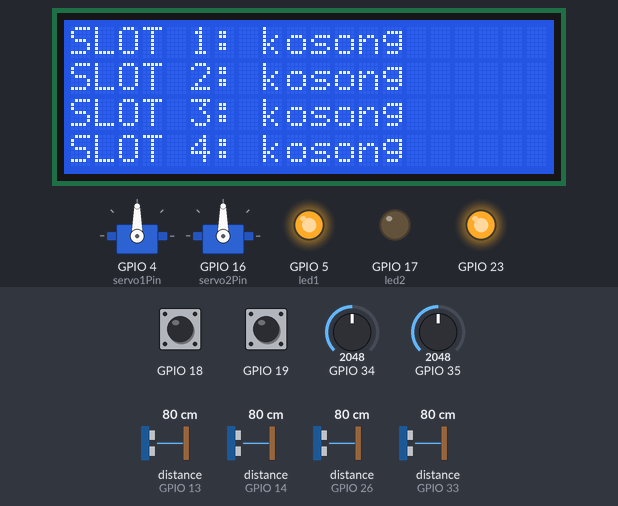
The sketch below on a simulated ESP32. Parts: 2 × servo, 20×4 character LCD, output pins drawn as LEDs (lit = HIGH). Wiring (inferred from the names in the program): 4 × ultrasonic range finder: trigger GPIO 12, echo GPIO 13 / trigger GPIO 25, echo GPIO 26 / trigger GPIO 27, echo GPIO 14 / trigger GPIO 32, echo GPIO 33. The inputs (shaded band) are chosen by the test bench; at power-on: GPIO 19 HIGH, distance to the obstacle (sensors on GPIO 13, GPIO 14, GPIO 26, GPIO 33) 80 cm, GPIO 18 HIGH, GPIO 34 = 2048, GPIO 35 = 2048. The echo pulse lasts 58.3 µs per cm; WiFi joins after 1.5 s; servers stay silent unless stated; the local clock reads 2024-03-15 10:24:30 at power-on unless the sketch sets it; pins used as bus, display or sensor lines are not drawn; what the sketch prints to the serial monitor is not drawn.

Above: at 7.8 s.
7.9 s: GPIO 19 pulled LOW for 0.8 s
At 8.9 s:
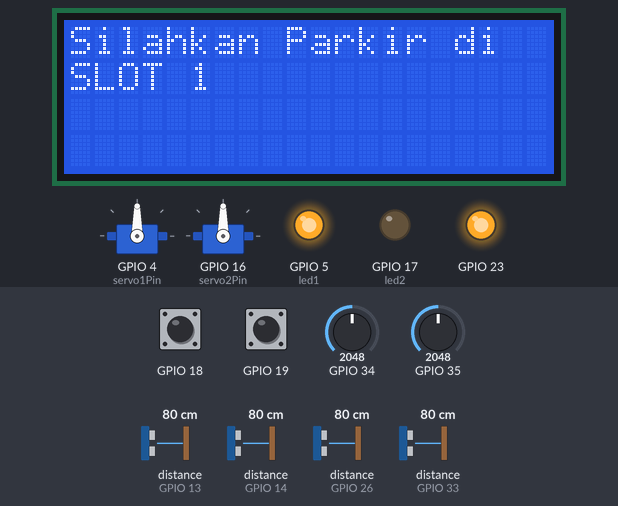
12.1 s: distance to the obstacle (sensor on GPIO 13) set to 2 cm
At 14.6 s:
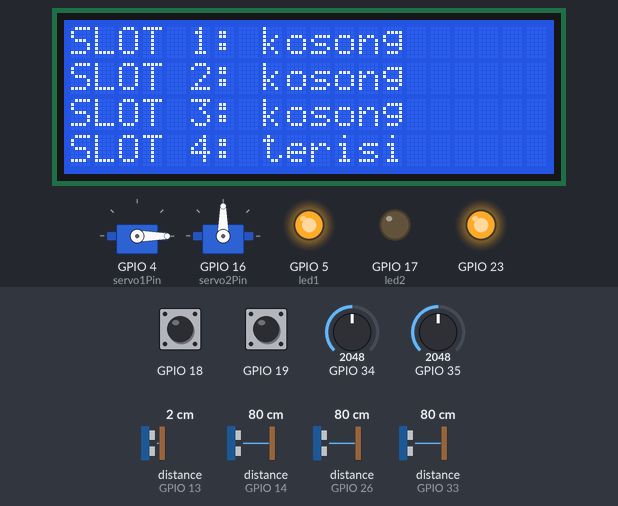
15.5 s: distance to the obstacle (sensor on GPIO 14) set to 2 cm
At 18.6 s:
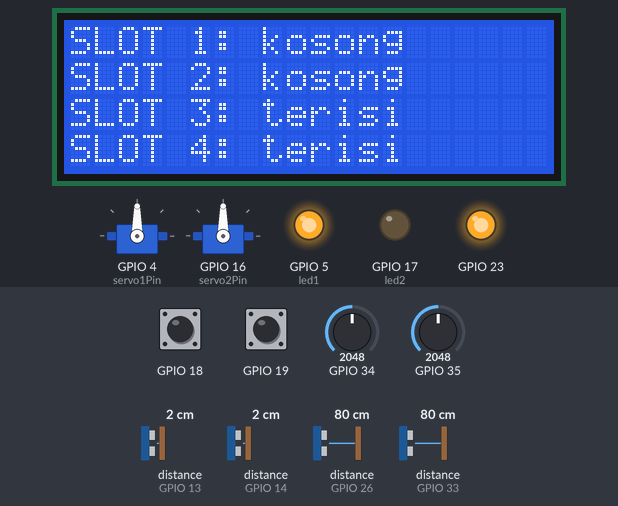
18.9 s: distance to the obstacle (sensor on GPIO 26) set to 2 cm
At 21.2 s:
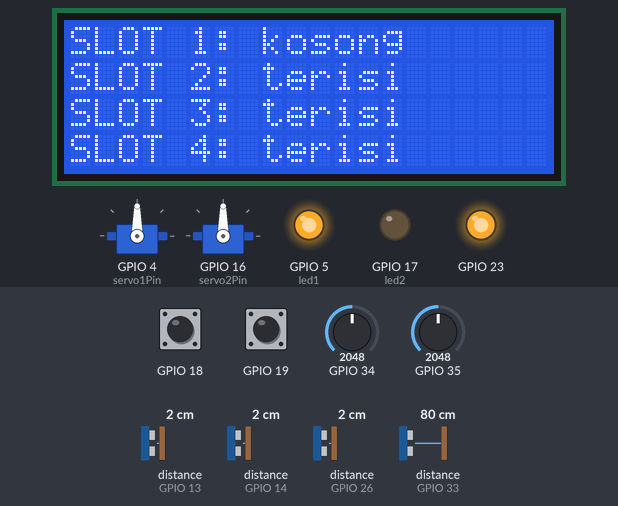
21.5 s: distance to the obstacle (sensor on GPIO 33) set to 9 cm
23.5 s: distance to the obstacle (sensor on GPIO 33) set to 6 cm
At 25.7 s:
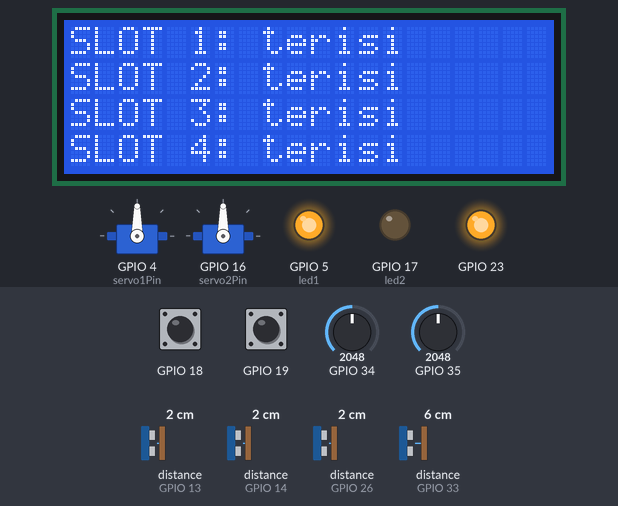
Timing chart, 0 to 27.7 s (numbered marks = the images above; inputs shaded):
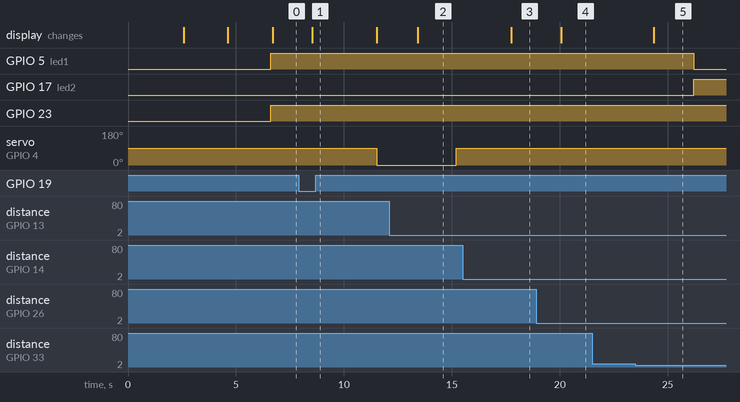

Measured:
- the behaviour switches between 8 and 7 cm on distance to the obstacle (sensor on GPIO 33) (found by bisection; images 4 and 5)
- after the input at 7.9 s, servo on GPIO 4 (servo1Pin): 90° → 0° after 3.6 s; the display: changes after 0.63 s (image 1)
- after the input at 12.1 s, servo on GPIO 4 (servo1Pin): 0° → 90° after 3.1 s instead of 2.7 s; the display: changes after 1.3 s (image 2)
- after the input at 15.5 s, the display: changes after 2.2 s (image 3)
- after the input at 18.9 s, the display: changes after 1.2 s (image 4)
- after the input at 21.5 s, every drawn part: stays the same
- after the input at 23.5 s, GPIO 5 (led1): HIGH → LOW after 2.7 s; GPIO 17 (led2): LOW → HIGH after 2.7 s; the display: changes after 0.86 s (image 5)

The sketch:

sparta_hardware2.ino
```cpp
// Library LCD I2C 20x4
#include <LiquidCrystal_I2C.h>
// Batas ambang sensor ultrasonik untuk mendeteksi kendaraan
#define treshold 7.2
// Library servo dan koneksi WiFi + Firebase
#include <ESP32Servo.h>
#include <WiFi.h>
#include <FirebaseESP32.h>
// NTP Time Library
#include <time.h>

// Konfigurasi koneksi WiFi
#define WIFI_SSID "kyy"
#define WIFI_PASSWORD "asdfghjkl27"

// Konfigurasi Firebase
#define FIREBASE_HOST "https://sparta-60d0f-default-rtdb.firebaseio.com/"  // URL database Firebase
#define FIREBASE_AUTH "AIzaSyB8PktXa1nlULc0QSG_ANBBlEyC_6qo28Q"            // Secret key Firebase

// Konfigurasi NTP
const char* ntpServer = "pool.ntp.org";
const long gmtOffset_sec = 7 * 3600;  // GMT+7 untuk Indonesia (7 jam * 3600 detik)
const int daylightOffset_sec = 0;     // Tidak ada daylight saving time di Indonesia

// Objek konfigurasi Firebase
FirebaseConfig config;
FirebaseAuth auth;
FirebaseData firebaseData;
// Waktu pengiriman data Firebase
unsigned long previousMillis = 0;
const long interval = 2000;  // Kirim data setiap 2 detik

// Variabel untuk input sensor & tombol
int ir1;
int ir2;
int led1 = 5;
int led2 = 17;
int sig;
int button1, button2;
int tersedia; // slot tersedia

// PIN HCSR04 (sensor ultrasonik)
const int trigPin1 = 32;
const int echoPin1 = 33;
const int trigPin2 = 25;
const int echoPin2 = 26;
const int trigPin3 = 27;
const int echoPin3 = 14;
const int trigPin4 = 12;
const int echoPin4 = 13;

// LCD konfigurasi
int lcdColumns = 20;
int lcdRows = 4;
LiquidCrystal_I2C lcd(0x27, lcdColumns, lcdRows);

// Status slot parkir
bool slot1;
bool slot2;
bool slot3;
bool slot4;

// Status slot parkir sebelumnya untuk deteksi perubahan
bool prevSlot1 = false;
bool prevSlot2 = false;
bool prevSlot3 = false;
bool prevSlot4 = false;

// Variabel jarak HCSR04
#define SOUND_SPEED 0.034
long duration;
float distanceCm1;
float distanceCm2;
float distanceCm3;
float distanceCm4;

// Servo motor gate
static const int servo1Pin = 4;
static const int servo2Pin = 16;
Servo servo1;
Servo servo2;

// Variabel hitung status
int Total = 4;
int p1, p2, p3, p4;
char names[4][4];

// Variabel untuk tracking history parkir harian
int dailyParkingCount = 0;        // Total kendaraan yang parkir hari ini
int dailyExitCount = 0;           // Total kendaraan yang keluar hari ini
int previousOccupiedSlots = 0;    // Jumlah slot terisi sebelumnya
String currentDate = "";          // Tanggal saat ini
bool historyInitialized = false;  // Flag untuk inisialisasi history

// Variabel untuk tracking gate activity
bool gateInActive = false;        // Status gate masuk aktif
bool gateOutActive = false;       // Status gate keluar aktif
unsigned long gateInStartTime = 0;
unsigned long gateOutStartTime = 0;

// Counter untuk ID unik setiap transaksi
int transactionCounter = 0;

// Fungsi untuk mendapatkan tanggal saat ini (YYYY-MM-DD)
String getCurrentDate() {
  struct tm timeinfo;
  if (!getLocalTime(&timeinfo)) {
    return "1970-01-01";
  }

  char dateString[32];
  strftime(dateString, sizeof(dateString), "%Y-%m-%d", &timeinfo);
  return String(dateString);
}

// Fungsi untuk mendapatkan waktu dalam format string
String getFormattedTime() {
  struct tm timeinfo;
  if (!getLocalTime(&timeinfo)) {
    return "Failed to obtain time";
  }

  char timeString[64];
  strftime(timeString, sizeof(timeString), "%Y-%m-%d %H:%M:%S", &timeinfo);
  return String(timeString);
}

// Fungsi untuk mendapatkan epoch time
unsigned long getEpochTime() {
  time_t now;
  struct tm timeinfo;
  if (!getLocalTime(&timeinfo)) {
    return 0;
  }
  time(&now);
  return now;
}

// Fungsi untuk mencatat kendaraan masuk
void recordCarEntry() {
  transactionCounter++;
  String timestamp = getFormattedTime();
  unsigned long epochTime = getEpochTime();

  // Simpan ke Firebase dengan struktur terorganisir
  String entryPath = "/parkiran/history/" + currentDate + "/entries/" + String(transactionCounter);

  Firebase.setString(firebaseData, entryPath + "/timestamp", timestamp);
  Firebase.setInt(firebaseData, entryPath + "/epochTime", epochTime);
  Firebase.setString(firebaseData, entryPath + "/type", "ENTRY");
  Firebase.setInt(firebaseData, entryPath + "/availableSlots", tersedia);
  Firebase.setInt(firebaseData, entryPath + "/occupiedSlots", Total - tersedia);
  Firebase.setString(firebaseData, entryPath + "/id", "CAR_" + String(transactionCounter));

  // Update counter harian
  dailyParkingCount++;

  // Simpan juga ke realtime entries untuk monitoring
  String realtimeEntryPath = "/parkiran/realtime/lastEntry";
  Firebase.setString(firebaseData, realtimeEntryPath + "/timestamp", timestamp);
  Firebase.setString(firebaseData, realtimeEntryPath + "/type", "ENTRY");
  Firebase.setInt(firebaseData, realtimeEntryPath + "/id", transactionCounter);

  Serial.println("=== KENDARAAN MASUK (GATE TERBUKA) ===");
  Serial.print("ID: CAR_");
  Serial.println(transactionCounter);
  Serial.print("Waktu: ");
  Serial.println(timestamp);
  Serial.print("Slot tersedia saat masuk: ");
  Serial.println(tersedia);
  Serial.print("Total masuk hari ini: ");
  Serial.println(dailyParkingCount);
  Serial.println("* Slot tersedia akan berkurang saat kendaraan benar-benar parkir");
}

// Fungsi untuk mencatat kendaraan keluar
void recordCarExit() {
  transactionCounter++;
  String timestamp = getFormattedTime();
  unsigned long epochTime = getEpochTime();

  // Simpan ke Firebase dengan struktur terorganisir
  String exitPath = "/parkiran/history/" + currentDate + "/exits/" + String(transactionCounter);

  Firebase.setString(firebaseData, exitPath + "/timestamp", timestamp);
  Firebase.setInt(firebaseData, exitPath + "/epochTime", epochTime);
  Firebase.setString(firebaseData, exitPath + "/type", "EXIT");
  Firebase.setInt(firebaseData, exitPath + "/availableSlots", tersedia);
  Firebase.setInt(firebaseData, exitPath + "/occupiedSlots", Total - tersedia);
  Firebase.setString(firebaseData, exitPath + "/id", "CAR_" + String(transactionCounter));

  // Update counter harian
  dailyExitCount++;

  // Simpan juga ke realtime exits untuk monitoring
  String realtimeExitPath = "/parkiran/realtime/lastExit";
  Firebase.setString(firebaseData, realtimeExitPath + "/timestamp", timestamp);
  Firebase.setString(firebaseData, realtimeExitPath + "/type", "EXIT");
  Firebase.setInt(firebaseData, realtimeExitPath + "/id", transactionCounter);

  Serial.println("=== KENDARAAN KELUAR ===");
  Serial.print("ID: CAR_");
  Serial.println(transactionCounter);
  Serial.print("Waktu: ");
  Serial.println(timestamp);
  Serial.print("Slot tersedia: ");
  Serial.println(tersedia);
  Serial.print("Total keluar hari ini: ");
  Serial.println(dailyExitCount);
}

// Fungsi untuk mencatat perubahan status slot individual
void recordSlotChange(int slotNumber, bool isOccupied, String action) {
  String timestamp = getFormattedTime();
  String slotPath = "/parkiran/history/" + currentDate + "/slots/slot_" + String(slotNumber);

  Firebase.setString(firebaseData, slotPath + "/lastUpdate", timestamp);
  Firebase.setBool(firebaseData, slotPath + "/occupied", isOccupied);
  Firebase.setString(firebaseData, slotPath + "/lastAction", action);

  Serial.print("Slot ");
  Serial.print(slotNumber);
  Serial.print(" - ");
  Serial.print(action);
  Serial.print(" pada ");
  Serial.println(timestamp);
}

// Fungsi untuk reset counter harian jika tanggal berubah
void checkDateChange() {
  String newDate = getCurrentDate();

  if (currentDate != newDate) {
    // Simpan summary data hari sebelumnya ke Firebase
    if (historyInitialized && currentDate != "") {
      String summaryPath = "/parkiran/history/" + currentDate + "/summary";
      Firebase.setInt(firebaseData, summaryPath + "/totalEntries", dailyParkingCount);
      Firebase.setInt(firebaseData, summaryPath + "/totalExits", dailyExitCount);
      Firebase.setInt(firebaseData, summaryPath + "/netChange", dailyParkingCount - dailyExitCount);
      Firebase.setString(firebaseData, summaryPath + "/date", currentDate);

      Serial.println("=== SUMMARY HARI SEBELUMNYA ===");
      Serial.print("Tanggal: ");
      Serial.println(currentDate);
      Serial.print("Total masuk: ");
      Serial.println(dailyParkingCount);
      Serial.print("Total keluar: ");
      Serial.println(dailyExitCount);
      Serial.print("Net change: ");
      Serial.println(dailyParkingCount - dailyExitCount);
    }

    // Reset counter untuk hari baru
    currentDate = newDate;
    dailyParkingCount = 0;
    dailyExitCount = 0;
    previousOccupiedSlots = 0;
    transactionCounter = 0;
    historyInitialized = true;

    Serial.println("=== HARI BARU ===");
    Serial.print("Tanggal: ");
    Serial.println(currentDate);
    Serial.println("Semua counter direset ke 0");
  }
}

// Fungsi untuk mendeteksi perubahan slot dan mencatat history
void detectSlotChanges() {
  // Deteksi perubahan slot 1
  if (slot1 != prevSlot1) {
    if (slot1) {
      recordSlotChange(1, true, "OCCUPIED");
    } else {
      recordSlotChange(1, false, "VACATED");
    }
    prevSlot1 = slot1;
  }

  // Deteksi perubahan slot 2
  if (slot2 != prevSlot2) {
    if (slot2) {
      recordSlotChange(2, true, "OCCUPIED");
    } else {
      recordSlotChange(2, false, "VACATED");
    }
    prevSlot2 = slot2;
  }

  // Deteksi perubahan slot 3
  if (slot3 != prevSlot3) {
    if (slot3) {
      recordSlotChange(3, true, "OCCUPIED");
    } else {
      recordSlotChange(3, false, "VACATED");
    }
    prevSlot3 = slot3;
  }

  // Deteksi perubahan slot 4
  if (slot4 != prevSlot4) {
    if (slot4) {
      recordSlotChange(4, true, "OCCUPIED");
    } else {
      recordSlotChange(4, false, "VACATED");
    }
    prevSlot4 = slot4;
  }
}

// Fungsi untuk menampilkan waktu di Serial Monitor
void printTime() {
  struct tm timeinfo;
  if (!getLocalTime(&timeinfo)) {
    Serial.println("Failed to obtain time");
    return;
  }
  Serial.println(&timeinfo, "%A, %B %d %Y %H:%M:%S");
}

// Fungsi pengecekan jarak kendaraan dari sensor ultrasoni
void checkavailable() {
  // HCSR04 1
  digitalWrite(trigPin1, LOW);
  delayMicroseconds(2);
  digitalWrite(trigPin1, HIGH);
  delayMicroseconds(10);
  digitalWrite(trigPin1, LOW);
  duration = pulseIn(echoPin1, HIGH);
  distanceCm1 = duration * SOUND_SPEED / 2;

  // HCSR04 2
  digitalWrite(trigPin2, LOW);
  delayMicroseconds(2);
  digitalWrite(trigPin2, HIGH);
  delayMicroseconds(10);
  digitalWrite(trigPin2, LOW);
  duration = pulseIn(echoPin2, HIGH);
  distanceCm2 = duration * SOUND_SPEED / 2;

  // HCSR04 3
  digitalWrite(trigPin3, LOW);
  delayMicroseconds(2);
  digitalWrite(trigPin3, HIGH);
  delayMicroseconds(10);
  digitalWrite(trigPin3, LOW);
  duration = pulseIn(echoPin3, HIGH);
  distanceCm3 = duration * SOUND_SPEED / 2;

  // HCSR04 4
  digitalWrite(trigPin4, LOW);
  delayMicroseconds(2);
  digitalWrite(trigPin4, HIGH);
  delayMicroseconds(10);
  digitalWrite(trigPin4, LOW);
  duration = pulseIn(echoPin4, HIGH);
  distanceCm4 = duration * SOUND_SPEED / 2;

  // SLOT 1 BAWAH
  if (distanceCm1 < treshold) {
    slot1 = true;
    p1 = 1;
  } else {
    slot1 = false;
    p1 = 0;
  }

  // SLOT 2 BAWAH
  if (distanceCm2 < treshold) {
    slot2 = true;
    p2 = 1;
  } else {
    slot2 = false;
    p2 = 0;
  }

  // SLOT 1 ATAS
  if (distanceCm3 < treshold) {
    slot3 = true;
    p3 = 1;
  } else {
    slot3 = false;
    p3 = 0;
  }

  // SLOT 2 ATAS
  if (distanceCm4 < treshold) {
    slot4 = true;
    p4 = 1;
  } else {
    slot4 = false;
    p4 = 0;
  }
}

// Fungsi menampilkan slot parkir yang kosong
void checkspot() {
  if (p1 == 0) {
    lcd.clear();
    lcd.setCursor(0, 0);
    lcd.print("Silahkan Parkir di");
    lcd.setCursor(0, 1);
    lcd.print("SLOT 1");
    delay(3000);
    lcd.clear();
    return;
  }
  if (p2 == 0) {
    lcd.clear();
    lcd.setCursor(0, 0);
    lcd.print("Silahkan Parkir di");
    lcd.setCursor(0, 1);
    lcd.print("SLOT 2");
    delay(3000);
    lcd.clear();
    return;
  }
  if (p3 == 0) {
    lcd.clear();
    lcd.setCursor(0, 0);
    lcd.print("Silahkan Parkir di");
    lcd.setCursor(0, 1);
    lcd.print("SLOT 3");
    delay(3000);
    lcd.clear();
    return;
  }
  if (p4 == 0) {
    lcd.clear();
    lcd.setCursor(0, 0);
    lcd.print("Silahkan Parkir di");
    lcd.setCursor(0, 1);
    lcd.print("SLOT 4");
    delay(3000);
    lcd.clear();
    return;
  }
}

void setup() {
  Serial.begin(115200);

  // Konfigurasi PIN
  pinMode(trigPin1, OUTPUT);
  pinMode(echoPin1, INPUT);
  pinMode(trigPin2, OUTPUT);
  pinMode(echoPin2, INPUT);
  pinMode(trigPin3, OUTPUT);
  pinMode(echoPin3, INPUT);
  pinMode(trigPin4, OUTPUT);
  pinMode(echoPin4, INPUT);
  pinMode(led1, OUTPUT);
  pinMode(led2, OUTPUT);
  pinMode(23, OUTPUT);
  pinMode(ir1, INPUT);
  pinMode(ir2, INPUT);
  pinMode(19, INPUT_PULLUP);
  pinMode(18, INPUT_PULLUP);
  digitalWrite(led1, LOW);
  digitalWrite(led2, LOW);

  // Koneksi WiFi
  WiFi.begin(WIFI_SSID, WIFI_PASSWORD);
  Serial.print("Menghubungkan ke WiFi");

  while (WiFi.status() != WL_CONNECTED) {
    Serial.print(".");
    delay(1000);
  }
  Serial.println("\nTerhubung ke WiFi!");
  Serial.print("IP Address: ");
  Serial.println(WiFi.localIP());

  // Inisialisasi dan sinkronisasi NTP
  Serial.println("Menginisialisasi NTP...");
  configTime(gmtOffset_sec, daylightOffset_sec, ntpServer);

  // Tunggu hingga waktu tersinkronisasi
  Serial.print("Menunggu sinkronisasi NTP");
  while (!time(nullptr)) {
    Serial.print(".");
    delay(1000);
  }
  Serial.println("\nWaktu berhasil disinkronisasi!");
  printTime();

  // Konfigurasi Firebase
  config.host = FIREBASE_HOST;
  config.signer.tokens.legacy_token = FIREBASE_AUTH;

  // Inisialisasi Firebase
  Firebase.begin(&config, &auth);
  Firebase.reconnectWiFi(true);

  // Setup servo awal (posisi tertutup)
  servo1.attach(servo1Pin);
  servo2.attach(servo2Pin);
  servo1.write(90);
  servo2.write(90);

  // Baca kondisi slot awal
  checkavailable();

  // Inisialisasi status slot sebelumnya
  prevSlot1 = slot1;
  prevSlot2 = slot2;
  prevSlot3 = slot3;
  prevSlot4 = slot4;

  // Inisialisasi history parkir harian
  currentDate = getCurrentDate();
  previousOccupiedSlots = p1 + p2 + p3 + p4;
  tersedia = Total - previousOccupiedSlots;
  historyInitialized = true;

  Serial.println("=== SISTEM HISTORY PARKIR DIINISIALISASI ===");
  Serial.print("Tanggal: ");
  Serial.println(currentDate);
  Serial.print("Slot terisi saat startup: ");
  Serial.println(previousOccupiedSlots);
  Serial.print("Slot tersedia: ");
  Serial.println(tersedia);

  // Simpan status awal ke Firebase
  String initPath = "/parkiran/history/" + currentDate + "/initialization";
  Firebase.setString(firebaseData, initPath + "/timestamp", getFormattedTime());
  Firebase.setInt(firebaseData, initPath + "/initialOccupiedSlots", previousOccupiedSlots);
  Firebase.setInt(firebaseData, initPath + "/availableSlots", tersedia);

  lcd.init();
  lcd.backlight();

  // Inisialisasi LCD
  lcd.setCursor(0, 0);
  lcd.print("     HELLO USER");
  lcd.setCursor(0, 1);
  lcd.print("YOUR DEVICE IS READY");
  delay(2000);
  lcd.clear();
  lcd.setCursor(0, 0);
  lcd.print("     TUGAS AKHIR");
  lcd.setCursor(0, 1);
  lcd.print("  SISTEM IoT PARKIR");
  delay(2000);
  lcd.clear();
}

void loop() {
  // Baca sensor dan tombol
  ir1 = analogRead(34);
  ir2 = analogRead(35);
  button1 = digitalRead(19);
  button2 = digitalRead(18);
  sig = digitalRead(23);

  // Deteksi kendaraan dari IR
  if (ir1 > 1000 && ir2 > 1000) {
    digitalWrite(23, HIGH);
  } else {
    digitalWrite(23, LOW);
  }

  Serial.println(sig);
  Serial.println(ir1);
  Serial.println(ir2);

  // Hitung slot tersedia
  tersedia = Total - p1 - p2 - p3 - p4;

  // Kontrol gerbang masuk (servo1)
  if (tersedia == 0) {
    servo1.write(90);  // Servo tetap pada posisi 90 derajat (slot penuh)
    if (gateInActive) {
      gateInActive = false;
      Serial.println("Gate masuk ditutup - Parkir penuh");
    }
  } else {
    // Jika ada slot tersedia
    if (sig == HIGH && button1 == LOW && !gateInActive) {
      // Kendaraan terdeteksi dan tombol ditekan, buka gate
      checkspot();
      servo1.write(0);
      gateInActive = true;
      gateInStartTime = millis();

      // Catat kendaraan masuk (tapi belum kurangi slot tersedia)
      recordCarEntry();

      Serial.println("Gate masuk dibuka");
    }

    // Tutup gate setelah delay atau tombol dilepas
    if (gateInActive && (sig == LOW || button1 == HIGH || millis() - gateInStartTime > 10000)) {
      servo1.write(90);
      gateInActive = false;
      Serial.println("Gate masuk ditutup");
    }
  }

  // Kontrol gerbang keluar (servo2)
  if (button2 == LOW && tersedia != Total && !gateOutActive) {
    servo2.write(180);
    gateOutActive = true;
    gateOutStartTime = millis();

    // Catat kendaraan keluar
    recordCarExit();


    Serial.println("Gate keluar dibuka");
  }

  // Tutup gate keluar setelah delay
  if (gateOutActive && millis() - gateOutStartTime > 7000) {
    servo2.write(90);
    gateOutActive = false;
    Serial.println("Gate keluar ditutup");
  }

  // LED indikator: merah jika penuh, hijau jika tersedia
  if (tersedia == 0) {
    digitalWrite(led2, HIGH);
    digitalWrite(led1, LOW);
  } else {
    digitalWrite(led2, LOW);
    digitalWrite(led1, HIGH);
  }

  // Cek sensor dan deteksi perubahan slot
  checkavailable();
  detectSlotChanges();

  // Periksa perubahan tanggal
  checkDateChange();

  // Tampilkan status slot di LCD
  lcd.setCursor(0, 0);
  lcd.print("SLOT 1: ");
  lcd.print(slot1 ? "terisi" : "kosong");

  lcd.setCursor(0, 1);
  lcd.print("SLOT 2: ");
  lcd.print(slot2 ? "terisi" : "kosong");

  lcd.setCursor(0, 2);
  lcd.print("SLOT 3: ");
  lcd.print(slot3 ? "terisi" : "kosong");

  lcd.setCursor(0, 3);
  lcd.print("SLOT 4: ");
  lcd.print(slot4 ? "terisi" : "kosong");

  // Kirim data ke Firebase setiap 2 detik
  unsigned long currentMillis = millis();
  if (currentMillis - previousMillis >= interval) {
    previousMillis = currentMillis;

    String currentTime = getFormattedTime();

    // Kirim status slot
    Firebase.setBool(firebaseData, "/parkiran/slot_1", slot1);
    Firebase.setBool(firebaseData, "/parkiran/slot_2", slot2);
    Firebase.setBool(firebaseData, "/parkiran/slot_3", slot3);
    Firebase.setBool(firebaseData, "/parkiran/slot_4", slot4);

    // Kirim data umum
    Firebase.setInt(firebaseData, "/parkiran/tersedia", tersedia);
    Firebase.setString(firebaseData, "/parkiran/lastUpdate", currentTime);
    Firebase.setString(firebaseData, "/parkiran/currentDate", currentDate);

    // Kirim data history harian
    Firebase.setInt(firebaseData, "/parkiran/todayEntries", dailyParkingCount);
    Firebase.setInt(firebaseData, "/parkiran/todayExits", dailyExitCount);
    Firebase.setInt(firebaseData, "/parkiran/todayNetChange", dailyParkingCount - dailyExitCount);

    // Kirim status gate
    Firebase.setBool(firebaseData, "/parkiran/gateInActive", gateInActive);
    Firebase.setBool(firebaseData, "/parkiran/gateOutActive", gateOutActive);

    Serial.println("Data berhasil dikirim ke Firebase");
    Serial.print("Tersedia: ");
    Serial.print(tersedia);
    Serial.print(" | Masuk: ");
    Serial.print(dailyParkingCount);
    Serial.print(" | Keluar: ");
    Serial.println(dailyExitCount);
  }
}
```
